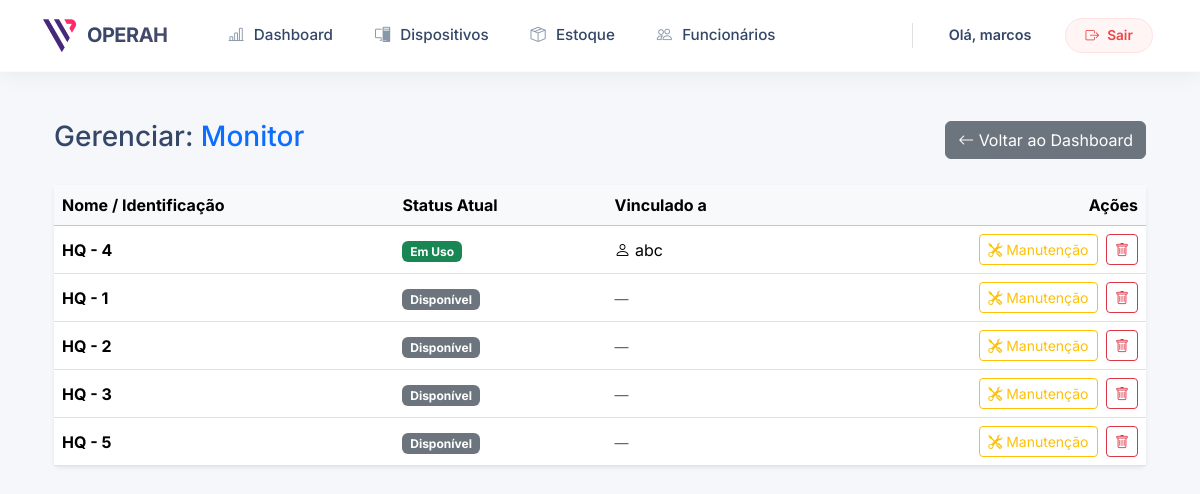
Before: /equipamentos/lista/MONITOR/ (signed in) with the older database file.
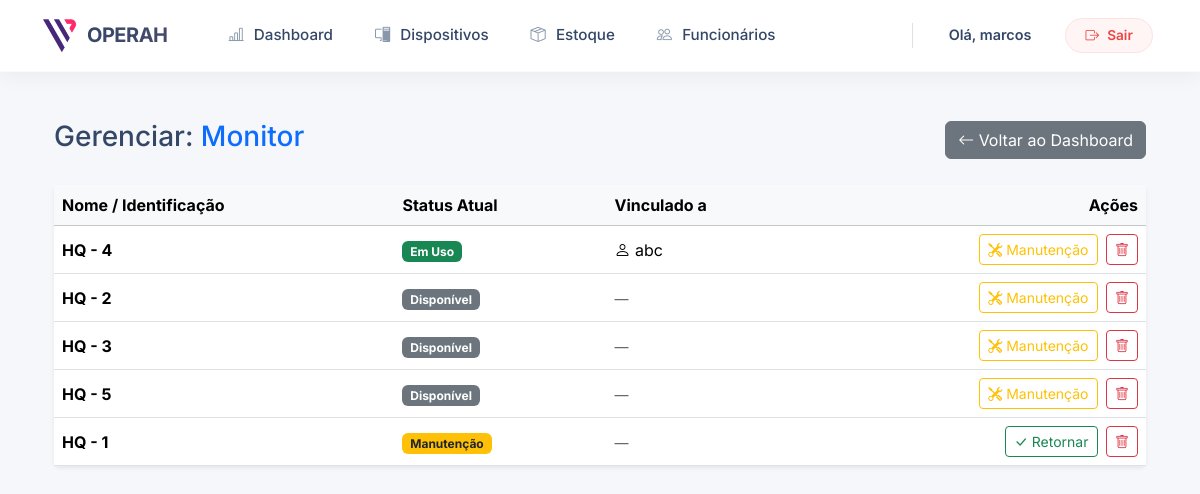
After: the same page with the newer database file.
### equipamentos/models.py (models this page shows, shortened)
class EquipamentoAuxiliar(models.Model):
    nome = models.CharField(max_length=100)
    tipo_equipamento_aux = models.CharField(max_length=20, choices=TIPO_EQUIPAMENTO_AUX_CHOICES)
    funcionario = models.ForeignKey(
        'funcionarios.Funcionario',
        on_delete=models.SET_NULL,
        null=True,
        blank=True,
        related_name='equipamentos' # Permite: funcionario.equipamentos.all()
    )
    dispositivo = models.ForeignKey(
        'dispositivos.Dispositivo',
        on_delete=models.SET_NULL,
        null=True,
        blank=True
    )
    status = models.CharField(max_length=20, choices=STATUS_CHOICES, default='DISPONIVEL')
    class Meta:
        ordering = ['nome']
        verbose_name = "Equipamento Auxiliar"
        verbose_name_plural = "Equipamentos Auxiliares"

### funcionarios/models.py (models this page shows, shortened)
class Funcionario(models.Model):
    STATUS_CHOICES = [
        ("ATIVO", "Ativo"),
        ("DEMITIDO", "Demitido"),
    ]
    nome = models.CharField(max_length=100)
    email = models.EmailField(unique=True)
    unidade_trabalho = models.ForeignKey(
        UnidadeTrabalho,
        on_delete=models.SET_NULL,
        null=True,
        blank=True
    )
    status = models.CharField(
        max_length=10,
        choices=STATUS_CHOICES,
        default="ATIVO"
    )
    data_admissao = models.DateField(default=timezone.now)
    data_demissao = models.DateField(null=True, blank=True)
    class Meta:
        ordering = ["nome"]
        verbose_name = "Funcionário"
        verbose_name_plural = "Funcionários"

### equipamentos/views.py (the view)
# urls.py: path('lista/<str:tipo_codigo>/', views.listar_equipamentos_por_tipo, name='listar_por_tipo'),
@login_required
def listar_equipamentos_por_tipo(request, tipo_codigo):
    itens = EquipamentoAuxiliar.objects.filter(tipo_equipamento_aux=tipo_codigo).order_by('status', 'nome')
    nome_tipo = dict(TIPO_EQUIPAMENTO_AUX_CHOICES).get(tipo_codigo, tipo_codigo)
    return render(request, 'equipamentos/lista_por_tipo.html', {
        'itens': itens,
        'tipo_codigo': tipo_codigo,
        'nome_tipo': nome_tipo
    })

### equipamentos/templates/equipamentos/lista_por_tipo.html (shortened to what this page needs)
{% extends 'core/base.html' %}
{% block content %}
<div class="container py-4">
    <div class="d-flex justify-content-between align-items-center mb-4">
        <h3>Gerenciar: <span class="text-primary">{{ nome_tipo }}</span></h3>
        <a href="{% url 'equipamentos:dashboard_estoque' %}" class="btn btn-secondary">
            <i class="bi bi-arrow-left"></i> Voltar ao Dashboard
        </a>
    </div>
    <div class="card shadow-sm border-0">
        <div class="card-body p-0">
            <div class="table-responsive">
                <table class="table table-hover align-middle mb-0">
                    <thead class="table-light">
                        <tr>
                            <th>Nome / Identificação</th>
                            <th>Status Atual</th>
                            <th>Vinculado a</th>
                            <th class="text-end">Ações</th>
                        </tr>
                    </thead>
                    <tbody>
                        {% for item in itens %}
                        <tr>
                            <td class="fw-bold">{{ item.nome }}</td>
                            <td>
                                {% if item.status == 'ATIVO' %}
                                    <span class="badge bg-success">Em Uso</span>
                                {% elif item.status == 'MANUTENCAO' %}
                                    <span class="badge bg-warning text-dark">Manutenção</span>
                                {% else %}
                                    <span class="badge bg-secondary">Disponível</span>
                                {% endif %}
                            </td>
                            <td>
                                {% if item.funcionario %}
                                    <i class="bi bi-person"></i> {{ item.funcionario.nome }}
                                {% elif item.dispositivo %}
                                    <i class="bi bi-laptop"></i> {{ item.dispositivo.codigo }}
                                {% else %}
                                    <span class="text-muted small">—</span>
                                {% endif %}
                            </td>
                            <td class="text-end">
                                {% if item.status == 'MANUTENCAO' %}
                                    <a href="{% url 'equipamentos:acao_manutencao' item.id %}"
                                       class="btn btn-sm btn-outline-success"
                                       title="Concluir Manutenção (Devolver ao Estoque)">
                                        <i class="bi bi-check-lg"></i> Retornar
                                    </a>
                                {% else %}
                                    <a href="{% url 'equipamentos:acao_manutencao' item.id %}"
                                       class="btn btn-sm btn-outline-warning"
                                       title="Enviar para Manutenção"
                                       onclick="return confirm('Enviar este item para manutenção? Se estiver com alguém, será desvinculado.');">
                                        <i class="bi bi-tools"></i> Manutenção
                                    </a>
                                {% endif %}
                                <a href="{% url 'equipamentos:deletar_equipamento' item.id %}"
                                   class="btn btn-sm btn-outline-danger ms-1"
                                   onclick="return confirm('Excluir permanentemente?')">
                                    <i class="bi bi-trash"></i>
                                </a>
                            </td>
                        </tr>
                        {% empty %}
                        <tr>
                            <td colspan="4" class="text-center py-4 text-muted">Nenhum item deste tipo encontrado.</td>
                        </tr>
                        {% endfor %}
                    </tbody>
                </table>
            </div>
        </div>
    </div>
</div>
{% endblock %}

Changed rows visible on the page:
changed EquipamentoAuxiliar "HQ - 1": status "Disponível" → "Retornar"; moves down the list
